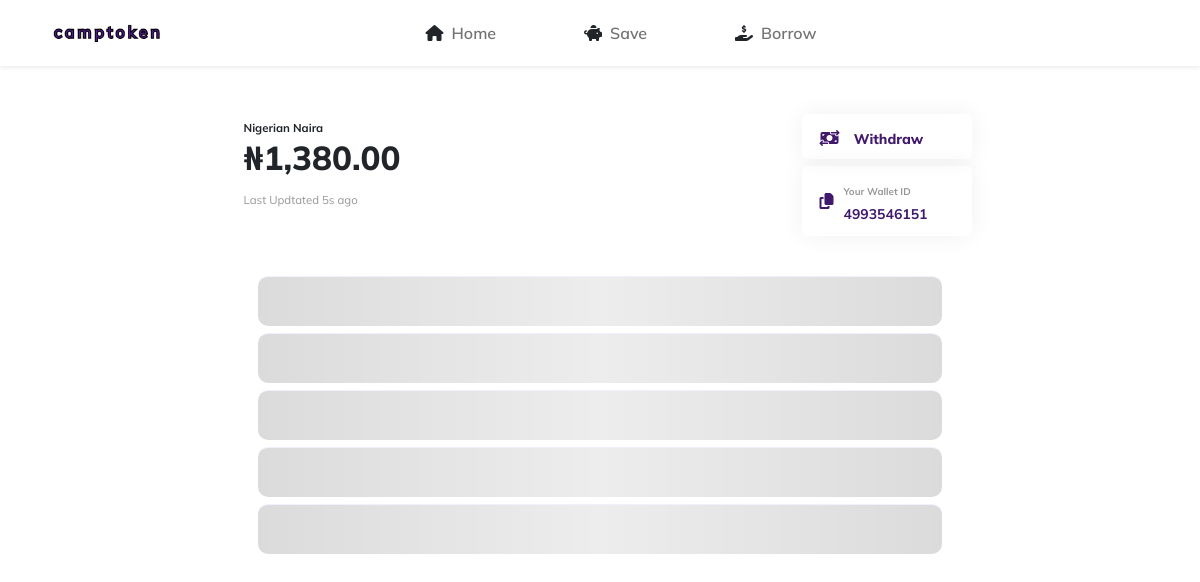
The app's page /dashboard/m/ (signed in), older data.
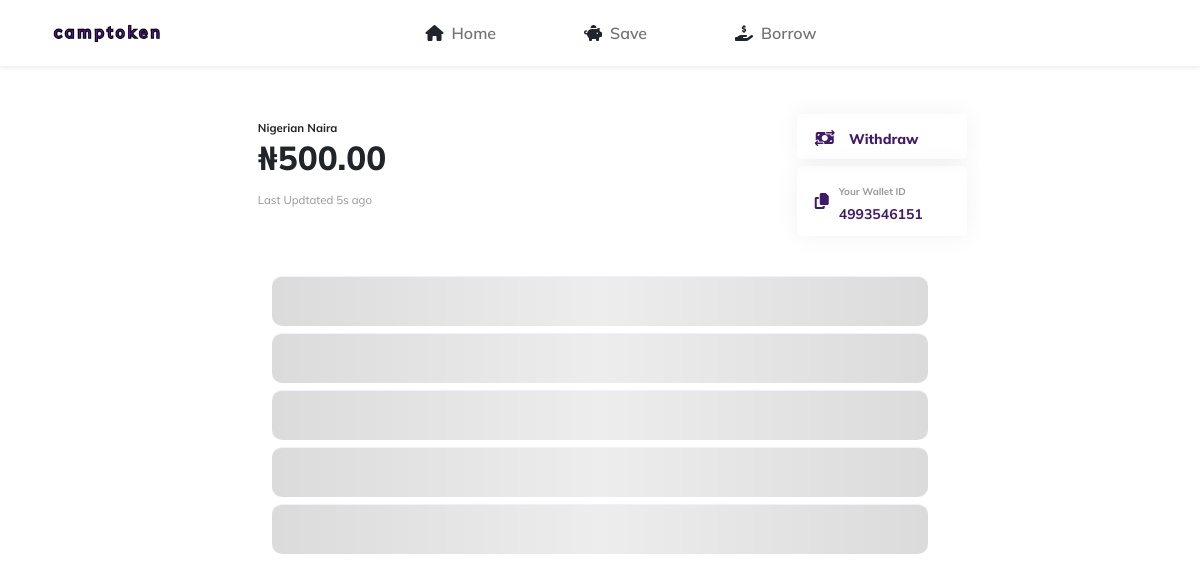
The same page, newer data.
### user/models.py (models this page shows, shortened)
class User(AbstractUser, PermissionsMixin):
    first_name = models.CharField(max_length=100, blank=True, null=True)
    last_name = models.CharField(max_length=100, blank=True, null=True)
    username = models.CharField(max_length=50, null=True, default=None)
    email = models.EmailField(max_length=254, db_index=True, unique=True, null=False)
    wallet_id = models.IntegerField(unique=True, null=True)
    phone_number = models.IntegerField(unique=True, null=False)
    business_name = models.CharField(max_length=100, unique=True, null=True)
    balance = models.FloatField(default=0)
    transaction_pin = models.CharField(max_length=100, null=True)
    is_verified = models.BooleanField(default=False)
    is_merchant = models.BooleanField(default=False)
    is_staff = models.BooleanField(default=False)
    is_active = models.BooleanField(default=True)
    is_superuser = models.BooleanField(default=False)
    objects = UserProfileManager()
    USERNAME_FIELD = 'email'
    REQUIRED_FIELDS = ["first_name", "last_name", "phone_number"]

### utils/shortcuts.py (the view)
    def wrapper(request:HttpRequest, *args, **kwargs):
        if not request.user.is_merchant:
            return redirect("dashboard_student")
        return view_func(request, *args, **kwargs)

### user/templatetags/custom_tags.py (called while the page is built)
@register.filter
def is_active(request, view_name) -> bool:
    current_view = resolve(request.path_info).view_name
    if current_view == view_name:
        return True
    return False

### user/views.py (called while the page is built)
@login_required(login_url="login")
@redirect_not_merchant
def dashboard_merchant(request:HttpRequest):
    context = {"user":request.user}
    return render(request, "dashboard/dashboard_merchant.html", context)

### utils/shortcuts.py (called while the page is built)
def redirect_not_merchant(view_func):
    def wrapper(request:HttpRequest, *args, **kwargs):
        if not request.user.is_merchant:
            return redirect("dashboard_student")
        return view_func(request, *args, **kwargs)
    return wrapper

### templates/dashboard/dashboard_merchant.html (shortened to what this page needs)
{% load static %}
{% load humanize %}
<!doctype html>
<html lang="en">
  <head>
	{% include "head2.html" %}
  </head>
  <body>
	{% include "nav-signed.html" %}
	<div class="container">
		<div class="d-flex  justify-content-center camp-contain">
			<div class="row justify-content-between  dash-head">
				<div class="row dash-section1">
					<div class="col dash-details">
						<span class="currency">Nigerian Naira</span>
						<h2 id="user-balance">₦{{ user.balance|floatformat:"2g"}}</h2>
						<span class="update-time">Last Updtated 5s ago</span>
					</div>
					<div class="col-4 trans-section">
						<div class="col-6 col-sm-6 add-money">
							<i class="fa-solid fa-money-bill-transfer prm-color"></i>
							<a href="#">Withdraw</a>
						</div>
						<div class="col-6 wallet-id go-down-sm d-flex align-items-center">
							<i class="fa-solid fa-copy prm-color"></i>
							<div class="justify-content-center">
								<span class="wallet-id-text">Your Wallet ID</span>
								<span class="wallet-id-number">{{ user.wallet_id }}</span>
							</div>
						</div>
					</div>
				</div>
				<div id="transactions" class="col transactions">
					<div id="loading-div" class="go-down-sm row transaction d-flex align-items-center justify-content-start"></div>
					<div id="loading-div" class="go-down-sm row transaction d-flex align-items-center justify-content-start"></div>
					<div id="loading-div" class="go-down-sm row transaction d-flex align-items-center justify-content-start"></div>
					<div id="loading-div" class="go-down-sm row transaction d-flex align-items-center justify-content-start"></div>
					<div id="loading-div" class="go-down-sm row transaction d-flex align-items-center justify-content-start"></div>
				</div>
			</div>
		</div>
	</div>
  </body>
</html>

Row changes from the older to the newer data that the page shows:
changed User: balance "1,380.00" → "500.00"
